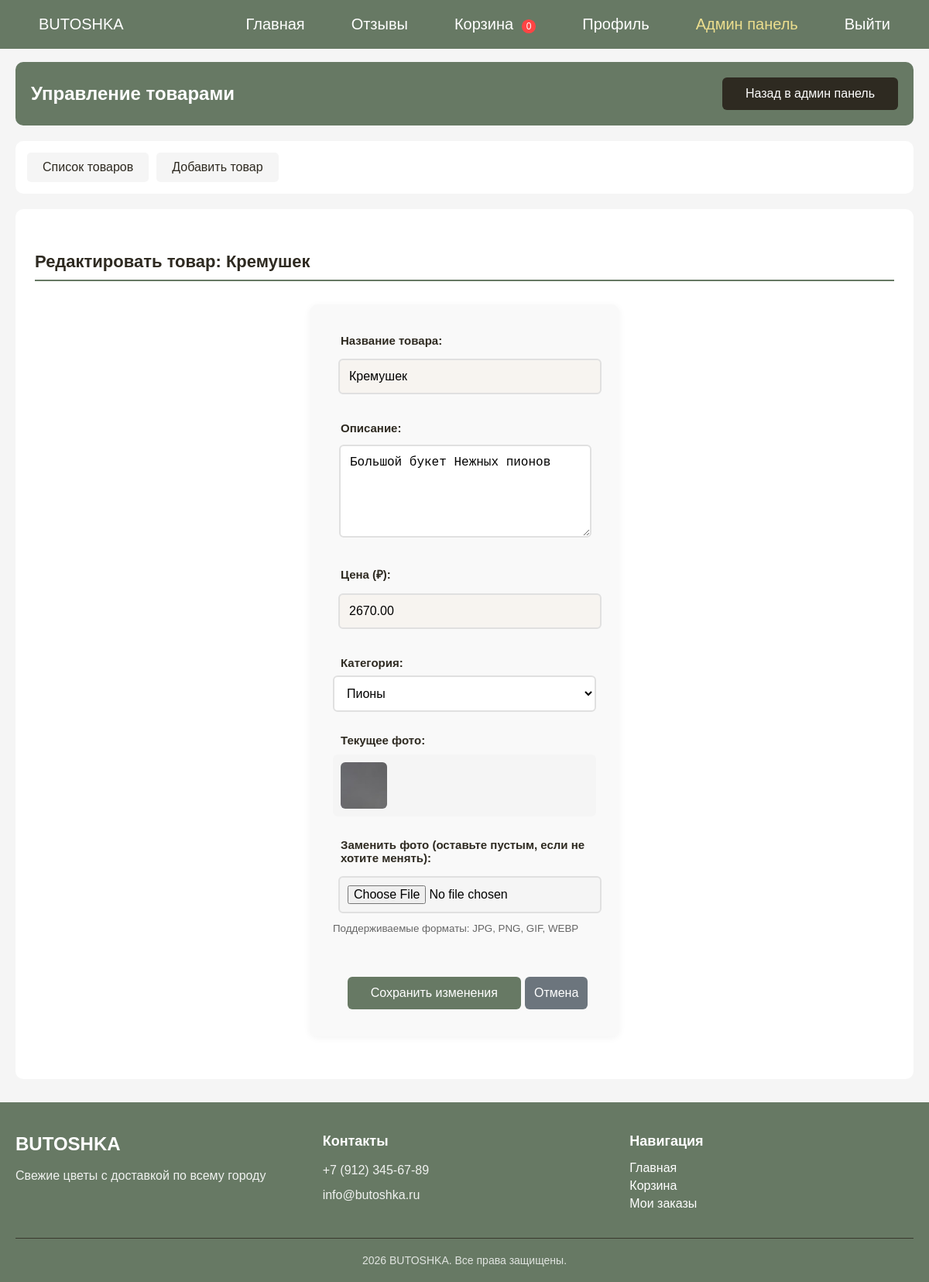
Screenshot of /tovar_uprav.php?action=edit&id=31 (signed in) with the database file from the repository.
### tables this page shows
CREATE TABLE `products` (
  `id` int NOT NULL,
  `name` varchar(255) NOT NULL,
  `description` text NOT NULL,
  `price` decimal(10,2) NOT NULL,
  `category` varchar(50) NOT NULL DEFAULT 'mixed',
  `image` varchar(255) DEFAULT NULL,
  `image_data` longblob,
  `image_mime` varchar(50) DEFAULT NULL
);

### tovar_uprav.php (the view, shortened to what this page needs)
<?php
require_once('db.php');
$action = isset($_GET['action']) ? $_GET['action'] : 'list';
$product = null;
if ($action == 'edit' && isset($_GET['id']) && !isset($_POST['submit_edit'])) {
    $id = intval($_GET['id']);
    $result = $conn->query("SELECT * FROM products WHERE id=$id");
    if ($result && $result->num_rows > 0) {
        $product = $result->fetch_assoc();
    } else {
        header('Location: tovar_uprav.php');
        exit;
    }
}
?>
<!DOCTYPE html>
<html lang="ru">
<head>
    <link rel="stylesheet" href="css/style.css">
</head>
<body>
    <?php include 'header.php'; ?>
    <main>
        <div class="admin-wrapper">
            <div class="admin-header">
                <h2>Управление товарами</h2>
                <a href="admin.php" class="btn">Назад в админ панель</a>
            </div>
            <div class="admin-menu">
                <a href="tovar_uprav.php">Список товаров</a>
                <a href="tovar_uprav.php?action=add">Добавить товар</a>
            </div>
            <div class="admin-content">
                <?php if ($action == 'add'): ?>
                    <div class="form-wrapper">
                        <h3 class="section-title">Добавить новый товар</h3>
                        <div class="form-container">
                            <form method="POST" enctype="multipart/form-data">
                                <div class="form-group">
                                    <label>Название товара:</label>
                                    <input type="text" name="name" required placeholder="Например: Букет Нежность">
                                </div>
                                <div class="form-group">
                                    <label>Описание:</label>
                                    <textarea name="description" required placeholder="Подробное описание товара..."></textarea>
                                </div>
                                <div class="form-group">
                                    <label>Цена (₽):</label>
                                    <input type="number" name="price" step="0.01" required placeholder="0.00">
                                </div>
                                <div class="form-group">
                                    <label>Категория:</label>
                                    <select name="category" required style="width: 100%; padding: 12px; border: 2px solid #e0e0e0; border-radius: 6px; font-size: 16px; background: white;">
                                        <option value="roses">Розы</option>
                                        <option value="tulips">Тюльпаны</option>
                                        <option value="peonies">Пионы</option>
                                        <option value="hydrangeas">Гортензии</option>
                                        <option value="lilies">Лилии</option>
                                        <option value="carnations">Гвоздики</option>
                                        <option value="chrysanthemums">Хризантемы</option>
                                        <option value="mimosa">Мимоза</option>
                                        <option value="mixed">Сборные</option>
                                    </select>
                                </div>
                                <div class="form-group">
                                    <label>Фото товара:</label>
                                    <input type="file" name="image" accept="image/jpeg,image/png,image/gif,image/webp">
                                    <small style="color: #666; display: block; margin-top: 5px;">Поддерживаемые форматы: JPG, PNG, GIF, WEBP</small>
                                </div>
                                <div class="button-group">
                                    <button type="submit" name="submit_add" class="btn btn-add">Сохранить товар</button>
                                    <button onclick="window.location.href='tovar_uprav.php'"  class="btn cancel-btn">Отмена</button>
                                </div>
                            </form>
                        </div>
                    </div>
                <?php elseif ($action == 'edit' && $product): ?>
                    <div class="form-wrapper">
                        <h3 class="section-title">Редактировать товар: <?= htmlspecialchars($product['name']) ?></h3>
                        <div class="form-container">
                            <form method="POST" enctype="multipart/form-data">
                                <div class="form-group">
                                    <label>Название товара:</label>
                                    <input type="text" name="name" required value="<?= htmlspecialchars($product['name']) ?>">
                                </div>
                                <div class="form-group">
                                    <label>Описание:</label>
                                    <textarea name="description" required><?= htmlspecialchars($product['description']) ?></textarea>
                                </div>
                                <div class="form-group">
                                    <label>Цена (₽):</label>
                                    <input type="number" name="price" step="0.01" required value="<?= $product['price'] ?>">
                                </div>
                                <div class="form-group">
                                    <label>Категория:</label>
                                    <select name="category" required style="width: 100%; padding: 12px; border: 2px solid #e0e0e0; border-radius: 6px; font-size: 16px; background: white;">
                                        <option value="peonies" <?= ($product['category'] ?? 'mixed') == 'peonies' ? 'selected' : '' ?>>Пионы</option>
                                    </select>
                                </div>
                                <div class="form-group">
                                    <label>Текущее фото:</label>
                                    <div class="current-image">
                                        <?php
                                        $has_data = !empty($product['image_data']);
                                        $img_src = $has_data ? "img_out.php?id=" . $product['id'] : "img/placeholder.jpg";
                                        ?>
                                        <img src="<?= $img_src ?>"
                                             alt="<?= htmlspecialchars($product['name']) ?>">
                                    </div>
                                </div>
                                <div class="form-group">
                                    <label>Заменить фото (оставьте пустым, если не хотите менять):</label>
                                    <input type="file" name="image" accept="image/jpeg,image/png,image/gif,image/webp">
                                    <small style="color: #666; display: block; margin-top: 5px;">Поддерживаемые форматы: JPG, PNG, GIF, WEBP</small>
                                </div>
                                <div class="button-group">
                                    <button type="submit" name="submit_edit" class="btn btn-edit">Сохранить изменения</button>
                                    <a href="tovar_uprav.php" class="btn cancel-btn">Отмена</a>
                                </div>
                            </form>
                        </div>
                    </div>
                <?php endif; ?>
            </div>
        </div>
    </main>
    <?php include 'footer.php'; ?>
</body>
</html>

### css/style.css (style rules this page uses)
* { margin: 0; padding: 0; box-sizing: border-box; }
html, body { height: 100%; margin: 0; padding: 0; }
body { display: flex; flex-direction: column; font-family: Arial, Helvetica, sans-serif; min-height: 100vh; }
main { flex: 1 0 auto; width: 100%; }
form { display: flex; flex-direction: column; padding: 30px; margin: 30px auto; background: #6779649c; border-radius: 10px; max-width: 400px; }
h2 { color: #2e2a21; text-align: center; }
input { margin: 7px; padding: 7px; border: none; border-radius: 5px; background-color: rgb(247, 244, 240); outline: none; }
textarea { margin-block: 5px; padding: 5px; border-radius: 5px; max-width: 326px; margin-left: 8px; outline: none; border: none; }
label { color: #2e2a21; margin-block: 8px; padding-left: 10px; }
button { margin: 5px; padding-block: 5px; max-width: 326px; border-radius: 5px; cursor: pointer; border: none; background-color: rgb(247, 244, 240); margin-left: 8px; }
form a { text-decoration: none; color: rgb(255, 255, 255); transition: 0.15s ease-in-out; }

### tovar_uprav.php (style rules this page uses)
* { margin: 0; padding: 0; box-sizing: border-box; }
html, body { height: 100%; margin: 0; padding: 0; }
body { display: flex; flex-direction: column; min-height: 100vh; font-family: Arial, Helvetica, sans-serif; background: #f5f5f5; }
main { flex: 1 0 auto; width: 100%; }
.admin-wrapper { max-width: 1200px; margin: 30px auto; padding: 0 20px; }
.admin-header { background: #677964; color: white; padding: 20px; margin-top: 80px; border-radius: 10px; margin-bottom: 20px; display: flex; justify-content: space-between; align-items: center; flex-wrap: wrap; gap: 15px; }
.admin-header h2 { color: white; margin: 0; }
.admin-menu { background: white; padding: 15px; border-radius: 10px; margin-bottom: 20px; display: flex; gap: 10px; flex-wrap: wrap; }
.admin-menu a { background: #f5f5f5; color: #2e2a21; text-decoration: none; padding: 10px 20px; border-radius: 5px; transition: all 0.3s; }
.admin-content { background: white; padding: 25px; border-radius: 10px; overflow-x: auto; }
.form-container { max-width: 700px; margin: 0 auto; }
.form-group { margin-bottom: 20px; }
.form-group label { display: block; margin-bottom: 8px; color: #2e2a21; font-weight: bold; font-size: 15px; }
.form-group input, .form-group textarea { width: 100%; padding: 12px; border: 2px solid #e0e0e0; border-radius: 6px; font-size: 16px; transition: all 0.3s; }
.form-group textarea { height: 120px; resize: vertical; }
.form-group input[type="file"] { padding: 10px; background: #f5f5f5; }
.current-image { margin-top: 10px; padding: 10px; background: #f5f5f5; border-radius: 6px; display: flex; align-items: center; gap: 15px; flex-wrap: wrap; }
.current-image img { width: 60px; height: 60px; object-fit: cover; border-radius: 6px; }
.btn { background: #2e2a21; color: white; text-decoration: none; padding: 12px 30px; border-radius: 6px; display: inline-block; border: none; cursor: pointer; font-size: 16px; transition: all 0.3s; }
.btn-edit { background: #677964; }
.cancel-btn { background: #6c757d; padding: 12px; }
.section-title { margin: 0 0 25px 0; color: #2e2a21; border-bottom: 2px solid #677964; padding-bottom: 10px; font-size: 22px; }
.form-wrapper { margin-top: 30px; }
.form-wrapper form { background: #f9f9f9; padding: 30px; border-radius: 10px; box-shadow: 0 2px 10px rgba(0,0,0,0.05); transition: 0.3s; }
.button-group { margin-top: 30px; display: flex; justify-content: center; align-items: center; }

### rows the page displays
products: name "Кремушек", description "Большой букет Нежных пионов", price "2670.00", category "Пионы"
